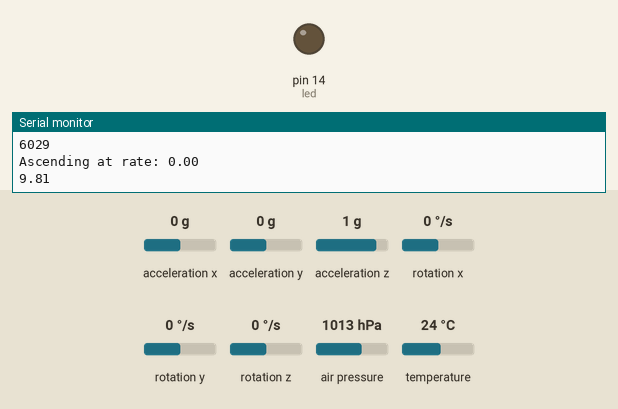
Bench run of a sketch on a simulated Arduino Uno, built with avr-gcc and run on an emulated ATmega328P. On the bench: output pins drawn as LEDs (lit = HIGH), the last lines printed to the serial monitor. Dashed ring = blinking. Inputs (shaded band) come from the test bench; at power-on: acceleration z 1 g, acceleration x 0 g, acceleration y 0 g, rotation x 0 °/s, rotation y 0 °/s, rotation z 0 °/s, air pressure 1013 hPa, temperature 24 °C. Storage starts empty; pins used as bus, display or sensor lines are not drawn.

Above: at 6.2 s.
6.3 s: acceleration z set to -1.4 g
At 6.7 s:
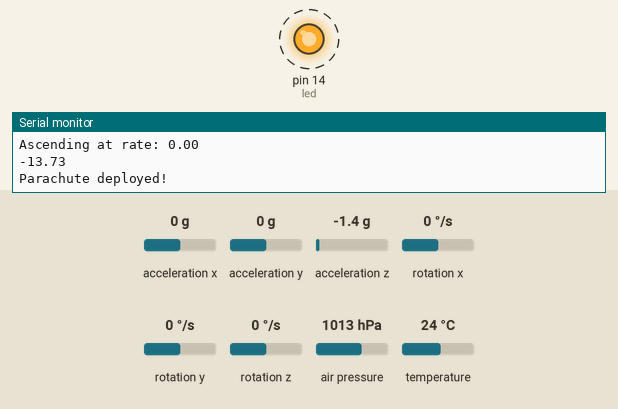
9.9 s: acceleration z set to -0.7 g
12.8 s: acceleration z set to -0.4 g
14.3 s: acceleration z set to -0.8 g
At 16.8 s:
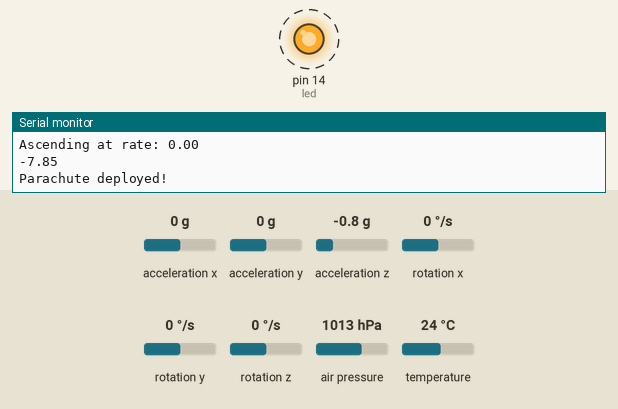
Timing chart, 0 to 18.3 s (numbered marks = the images above; inputs shaded):
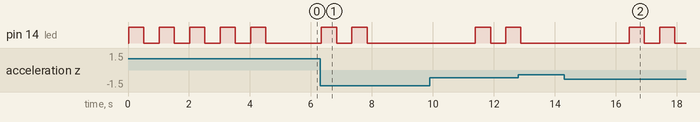

The sketch:

Avion.ino
```cpp
#include <Adafruit_BMP085.h>
#include <Adafruit_MPU6050.h>
#include <Adafruit_Sensor.h>
#include <Wire.h>
#include <SD.h>
#include <SPI.h>

#define SDCS 5
#define triggerChute 16
#define led 14

Adafruit_MPU6050 mpu;
Adafruit_BMP085 bmp;

int valorAnteriorAltitude = 0;

unsigned long currentMillis = 0;
unsigned long previousMillis = 0;
unsigned long chuteLastTriggered = 0;

void setup(void)
{

    Serial.begin(115200); // iniciar o monitor serial

    Wire.begin();
    pinMode(triggerChute, OUTPUT);
    digitalWrite(triggerChute, LOW);
    pinMode(led, OUTPUT);
    digitalWrite(led, LOW);

    if (!SD.begin(SDCS))
    {
        Serial.println(F("Leitura Falhou"));
        debug(1);
        while (1)
            ;
    }
    // Verifica se o módulo GY-521 (MPU6050) está conectado
    if (!mpu.begin())
    {
        Serial.println("Falha ao conectar o módulo"); // caso não encontre
        while (1)
        {
            delay(10);
        }
        debug(1);
    }
    // Verifica se módulo BMP está conectado
    if (!bmp.begin())
    {
        debug(1);
    }
    Serial.println("Módulo conectado"); // caso encontre
    // Definição da variação do chip.
    mpu.setAccelerometerRange(MPU6050_RANGE_8_G);
    mpu.setGyroRange(MPU6050_RANGE_500_DEG);
    mpu.setFilterBandwidth(MPU6050_BAND_21_HZ);

    Serial.println("");
    debug(5);
}

void loop()
{
    currentMillis = millis();
    if (currentMillis - previousMillis > 100)
    {
        String data_string = "";
        float gyroX = 0;
        float gyroY = 0;
        float gyroZ = 0;
        float accelX = 0;
        float accelY = 0;
        float accelZ = 0;
        int pressure = 0;
        int altitude = 0;

        sensors_event_t a, g, temp;
        mpu.getEvent(&a, &g, &temp);

        accelX = a.acceleration.x;
        accelY = a.acceleration.y;
        accelZ = a.acceleration.z;
        gyroX = g.gyro.x;
        gyroY = g.gyro.y;
        gyroZ = g.gyro.z;
        pressure = bmp.readPressure();
        altitude = bmp.readAltitude(round(pressure * 1.001));
        float smoothedAltitude = smoothAltitude(altitude);

        Serial.print("Alt: ");
        Serial.println(smoothedAltitude);

        Serial.println(valorAnteriorAltitude);
        Serial.println(currentMillis);
        Serial.println(previousMillis);

        float descentRate = ((valorAnteriorAltitude - smoothedAltitude) / ((currentMillis - previousMillis) / 1000.0));
        if (descentRate > 0)
        {
            Serial.print("Descending at rate: ");
            Serial.println(descentRate);
        }
        else
        {
            Serial.print("Ascending at rate: ");
            Serial.println(-descentRate); // Print ascent rate as a positive number
        }
        Serial.println(accelZ);

        if (descentRate > 10.0 && (currentMillis - chuteLastTriggered) > 5000)
        {
            digitalWrite(triggerChute, HIGH);
            chuteLastTriggered = currentMillis;
            Serial.println("Parachute deployed!");
            debug(2);
        }
        else if ((accelZ < -5) && (currentMillis - chuteLastTriggered) > 5000)
        {
            digitalWrite(triggerChute, HIGH);
            chuteLastTriggered = currentMillis;
            Serial.println("Parachute deployed!");
            debug(2);
        }

        valorAnteriorAltitude = smoothedAltitude;

        /*if (altitude < valorAnteriorAltitude)
        {
            digitalWrite(triggerChute, HIGH);
            Serial.println("Paracaidas");
            debug(2);
        }
        valorAnteriorAltitude = altitude - 2;
        Serial.print("Alt_Control: ");
        Serial.println(valorAnteriorAltitude);*/

        data_string += String(accelX);
        data_string += "|";
        data_string += String(accelY);
        data_string += "|";
        data_string += String(accelZ);
        data_string += "|";
        data_string += String(gyroX);
        data_string += "|";
        data_string += String(gyroY);
        data_string += "|";
        data_string += String(gyroZ);
        data_string += "|";
        data_string += String(pressure);
        data_string += "|";
        data_string += String(altitude);

        logging(data_string);
        previousMillis = currentMillis;
    }
}

void logging(String data)
{
    File dataFile = SD.open("/dados.txt", FILE_APPEND);
    if (dataFile)
    {
        dataFile.println(data);
        dataFile.close();
    }
    else
    {
        Serial.println("Failed to write to SD card!");
        debug(3); // Indicate SD error
    }
}

void debug(int qtd)
{
    if (qtd == 1)
    {
        digitalWrite(led, HIGH);
        while (1)
            ;
    }
    int i = 0;
    while (i < qtd)
    {
        digitalWrite(led, HIGH);
        delay(500);
        digitalWrite(led, LOW);
        i++;
        delay(500);
    }
}

const int smoothingWindow = 3;
float altitudeBuffer[smoothingWindow] = {0};
int bufferIndex = 0;

float smoothAltitude(float newAltitude)
{
    altitudeBuffer[bufferIndex] = newAltitude;
    bufferIndex = (bufferIndex + 1) % smoothingWindow;

    float sum = 0;
    for (int i = 0; i < smoothingWindow; i++)
    {
        sum += altitudeBuffer[i];
    }
    return sum / smoothingWindow;
}
```

Measured:
- after the input at 6.3 s, pin 14 (led): alternates HIGH for 0.50 s and LOW for 0.50 s, 4 changes in all, then stays LOW, starting at once
- after the input at 14.3 s, pin 14 (led): alternates HIGH for 0.50 s and LOW for 0.50 s, starting after 2.1 s
